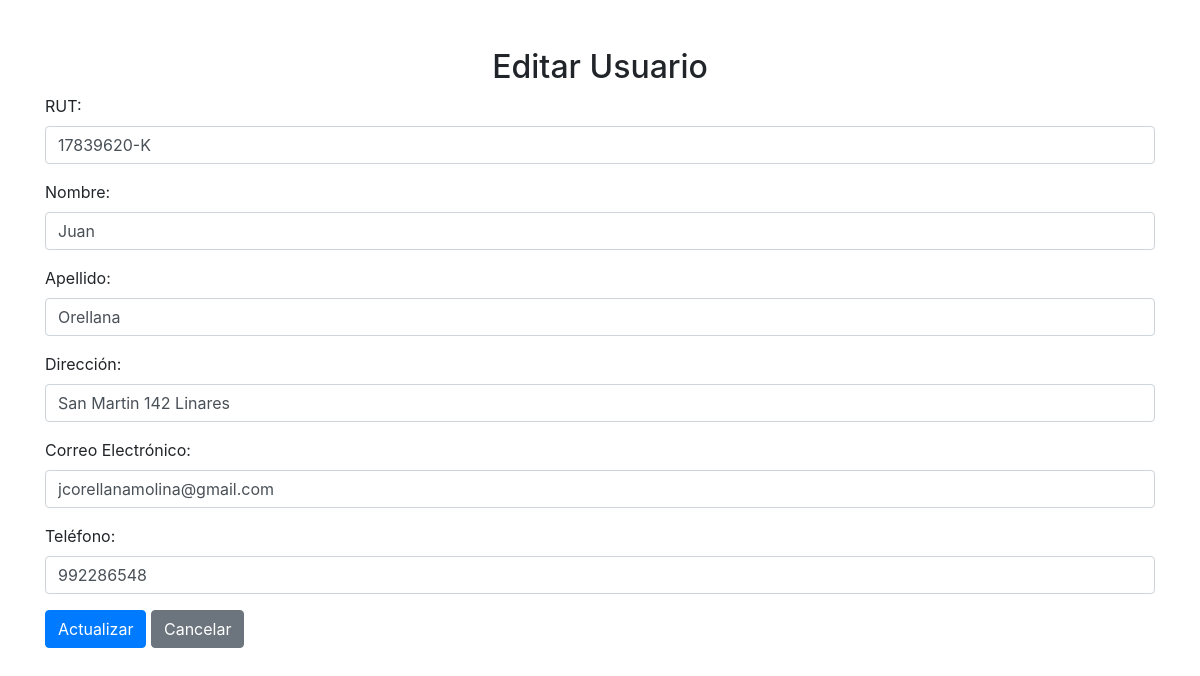
The page /editar.php?id=2 on the database its author committed.
### tables this page shows
CREATE TABLE IF NOT EXISTS `clientes` (
  `id_cliente` int NOT NULL AUTO_INCREMENT,
  `rut` varchar(12) NOT NULL,
  `nombre` varchar(200) NOT NULL,
  `apellido` varchar(100) NOT NULL,
  `direccion` varchar(500) NOT NULL,
  `correo_electronico` varchar(100) NOT NULL,
  `telefono` varchar(20) NOT NULL,
  PRIMARY KEY (`id_cliente`),
  UNIQUE KEY `rut` (`rut`)
);

### editar.php (the view, shortened to what this page needs)
<?php
include 'conexion.php';
if (isset($_GET['id'])) {
    $id = $_GET['id'];
    $sql = "SELECT * FROM clientes WHERE id_cliente = ?";
    $stmt = $conexion->prepare($sql);
    $stmt->bind_param("i", $id);
    $stmt->execute();
    $resultado = $stmt->get_result();
    $usuario = $resultado->fetch_assoc();
} else {
    echo "ID de usuario no proporcionado.";
    exit;
}
?>
<!DOCTYPE html>
<html lang="es">
<head>
    <link href="https://stackpath.bootstrapcdn.com/bootstrap/4.5.2/css/bootstrap.min.css" rel="stylesheet">
</head>
<body>
    <div class="container mt-5">
        <h2 class="text-center">Editar Usuario</h2>
        <form action="editar.php?id=<?php echo $id; ?>" method="POST">
            <div class="form-group">
                <label for="rut">RUT:</label>
                <input type="text" class="form-control" id="rut" name="rut" value="<?php echo $usuario['rut']; ?>" required>
            </div>
            <div class="form-group">
                <label for="nombre">Nombre:</label>
                <input type="text" class="form-control" id="nombre" name="nombre" value="<?php echo $usuario['nombre']; ?>" required>
            </div>
            <div class="form-group">
                <label for="apellido">Apellido:</label>
                <input type="text" class="form-control" id="apellido" name="apellido" value="<?php echo $usuario['apellido']; ?>" required>
            </div>
            <div class="form-group">
                <label for="direccion">Dirección:</label>
                <input type="text" class="form-control" id="direccion" name="direccion" value="<?php echo $usuario['direccion']; ?>" required>
            </div>
            <div class="form-group">
                <label for="correo">Correo Electrónico:</label>
                <input type="email" class="form-control" id="correo" name="correo" value="<?php echo $usuario['correo_electronico']; ?>" required>
            </div>
            <div class="form-group">
                <label for="telefono">Teléfono:</label>
                <input type="tel" class="form-control" id="telefono" name="telefono" value="<?php echo $usuario['telefono']; ?>" required>
            </div>
            <button type="submit" class="btn btn-primary">Actualizar</button>
            <a href="usuarios.php" class="btn btn-secondary">Cancelar</a>
        </form>
    </div>
</body>
</html>

### rows shown on the page
clientes: rut "17839620-K", nombre "Juan", apellido "Orellana", direccion "San Martin 142 Linares", correo "jcorellanamolina@gmail.com", telefono "992286548"
